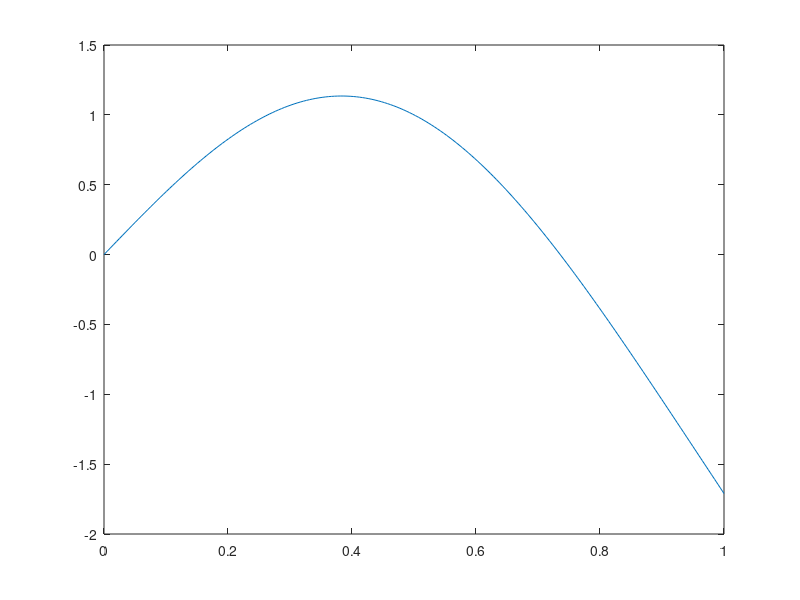

This chart was generated by the following MATLAB code: (Note: this script raises an error after producing the figure.)
clearvars
close all
clc

%% Parameters

%A rectangular beam is considered in this example
E = 210 * 1e9; %Pa
b = 50e-3; %in m
h = 5e-3; %in m

%b = 65e-3
%h = 55e-3
%t = 5e-3

Iy = b*h^3 / 12; %in m^4
A = b*h; %in m^2

%Iy = 4.4557e-07;
%A = t*(h-2*t) + 2*b*t

rho = 7850; %in kg/m^3
l = 1; %in m

%Machine parameters
m_m = 1; %in kg

%% Natural frequencies

beta_L = [3.9266, 7.0685, 10.2101, 13.3518]';
fn = sqrt((E*Iy)/(rho*A*l^4)) .* beta_L.^2 ./ (2*pi)

%% Mode shapes
%Ritz approach:
%w(x) = A sin(beta x) + B cos(beta x) + C sinh(beta x) + D cosh(beta x)
%Apply the coundary conditions (pinned-free) & simplify the expression to solve
%w(x) = C_n * (sin(beta x) + alpha_n * sinh(beta x))

% Calculation of Constant Cn within the mode shape equation depending on the 
% beam support case scaling the mode Wn(x) to 1 at the center of the beam, 
mode = 1;
bl = beta_L(mode);
alpha_n = sin(bl)/sinh(bl);

x_cen = l/2;
wn_cen = 1 * (sin(bl/l*x_cen) + alpha_n * sinh(bl/l*x_cen));
C_n = 1 / (wn_cen);

x = linspace(0, l, 200);
w_n = C_n * (sin(bl/l*x) + alpha_n * sinh(bl/l*x));
plot(x, w_n);

%% Equivalent SDOF
syms x_sym

%Mode shape as symbolic function
w_x_sym = C_n * (sin(bl/l*x_sym) + alpha_n * sinh(bl/l*x_sym));

T_sym_beam = int(w_x_sym^2, x_sym, [0, l]);
T_beam = double(T_sym_beam);

m_beam = T_beam*rho*A*l;
m_beam_system = m_m + m_beam;

w_xx = diff(diff(w_x_sym));
V_sym_beam = int(w_xx^2, x_sym, [0, l]);
V_beam = double(V_sym_beam);
k_beam = V_beam * E*Iy/(l^3);

%Differ because of m_m
omega_beam = sqrt(k_beam/m_beam)
omega_beam_system = sqrt(k_beam/m_beam_system)

f_beam = omega_beam / 2 / pi
f_beam_system = omega_beam_system / 2 / pi